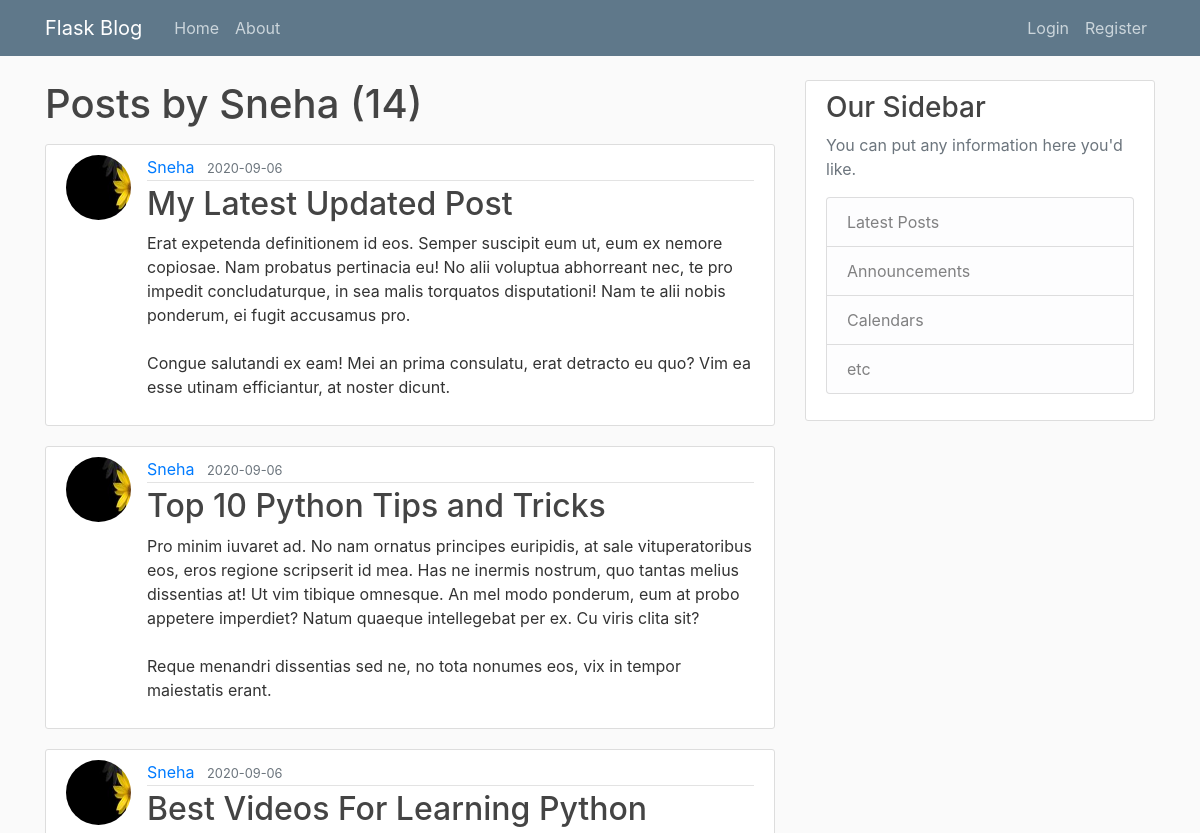
Before: /user/Sneha (upper part) with the older database file.
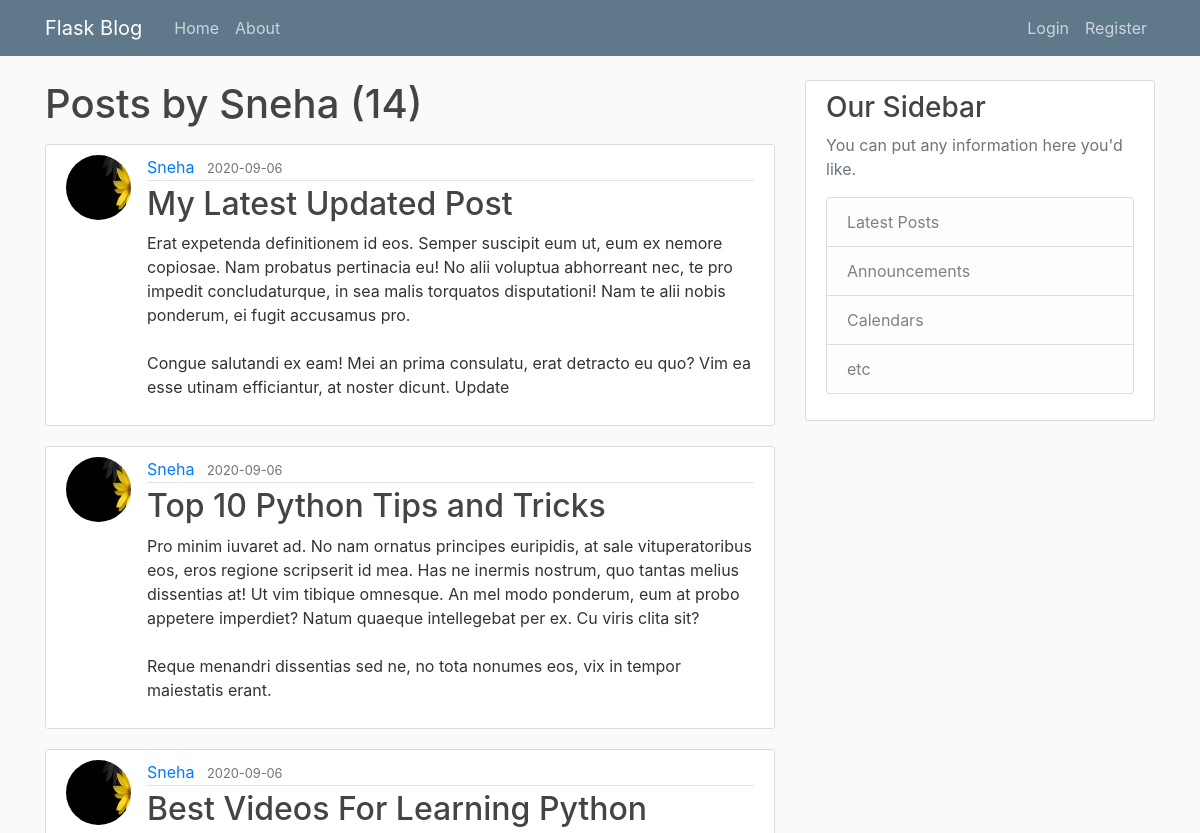
After: the same page with the newer database file.
### flaskblog/models.py (models this page shows, shortened)
class Post(db.Model):
    id = db.Column(db.Integer, primary_key=True)
    title = db.Column(db.String(100), nullable=False)
    date_posted = db.Column(db.DateTime, nullable=False, default=datetime.utcnow)
    content = db.Column(db.Text, nullable=False)
    user_id = db.Column(db.Integer, db.ForeignKey('user.id'), nullable=False)

class User(db.Model,UserMixin):
    id = db.Column(db.Integer,primary_key = True)
    username = db.Column(db.String(20), unique=True, nullable=False)
    email = db.Column(db.String(120), unique=True, nullable=False)
    image_file = db.Column(db.String(20), nullable=False, default='default.jpg') #will use a hashing technique that converts the image uri to a 20 characters long string
    password = db.Column(db.String(60),nullable=False) #will use a hashing technique that converts the password to a 60 characters long string
    posts = db.relationship('Post', backref='author',lazy=True)

### flaskblog/users/routes.py (the view)
@users.route("/user/<string:username>")
def user_posts(username):
    page = request.args.get('page', 1, type = int)
    user = User.query.filter_by(username = username).first_or_404()
    posts = Post.query.filter_by(author = user)\
            .order_by(Post.date_posted.desc())\
            .paginate(page = page, per_page = 5) #creating a pagination object
    return render_template("user_posts.html", posts = posts, user= user)

### flaskblog/templates/user_posts.html (shortened to what this page needs)
{% extends "layout.html" %}
{% block content %}
    <h1 class = "mb-3">Posts by {{user.username}} ({{posts.total}})</h1>
    {% for post in posts.items %}
        <article class="media content-section">
            <img class = "rounded-circle article-img" src = "{{url_for('static', filename='user_profile_pics/' + post.author.image_file)}}">
            <div class="media-body">
                <div class="article-metadata">
                    <a class="mr-2" href="{{url_for('users.user_posts', username = post.author.username)}}">{{ post.author.username }}</a>
                    <small class="text-muted">{{ post.date_posted.strftime('%Y-%m-%d') }}</small>
                </div>
                <h2><a class="article-title" href="{{url_for('posts.display_post', post_id=post.id)}}">{{ post.title }}</a></h2>
                <p class="article-content">{{ post.content }}</p>
            </div>
        </article>
    {% endfor %}
{% endblock content %}

Changed rows visible on the page:
changed Post "My Latest Updated Post": content "…efficiantur, at noster dicunt." → "…efficiantur, at noster dicunt. Update"
